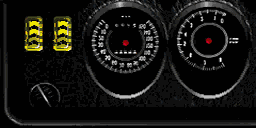
#> input picture texture-lab/src/zdash101.zdash101.png, 256 x 128 px; its folder holds only this picture in this run
$ python -i prepost.py   (imports and definitions only)
#> lines starting #> are read from the running program, lines starting #| are printed output that depends on the picture; after the words box and inside, x2 and y2 are one past the last pixel; in counts of white or black regions, pixels touching at a corner belong together
"""Pre/post-processing library for the I'76 texture-upscaling experiments (sprint 2026-10-03, agent U3).

Pure numpy/scipy/Pillow; no torch. Model inference lives in the harness (tools/upscale), this module only
prepares inputs for it and cleans up what comes back. Every function takes and returns numpy arrays:

    rgb   float32 HxWx3 in [0,1]      (load_rgb / save_rgb convert from/to 8-bit PNG)
    mask  bool HxW, True = opaque     (I'76 decodes colour index 0xFF as transparent, RGB 0,0,0)
    alpha float32 HxW in [0,1]        (a soft mask, e.g. a resized or model-upscaled one)

Contents
  bleed                 edge dilation of opaque colours into transparent pixels (halo prevention)
  resize, upscale_alpha_threshold, alpha_from_model, alpha_regenerate, key_fill
  dedither_prepass      MrFlibble's xBRZ 4x -> Gaussian 0.5 px -> sinc downscale; xBRZ is replaced by
                        Scale4x (EPX/AdvMAME, = Scale2x twice) because the only xBRZ package on PyPI
                        (xbrz.py) is sdist-only C++ and this machine has no compiler on PATH. Scale4x is
                        the same family (pattern-based, palette-exact, hard-edged); xBRZ additionally
                        anti-aliases its diagonals, which the 0.5 px blur partly stands in for.
  kuwahara              Kuwahara (4-quadrant, the Kuwahara-Nagao family) edge-preserving light denoise
  histogram_match, lut3d_fit / lut3d_apply / lut3d_match   colour match back to the original
  srgb_to_lab, delta_e2000, mean_delta_e
  palette_from_image, widen_palette, palette_lock
  halo_metrics, laplacian_variance
  contact_sheet         labelled grid for eyeballing (composited over a backdrop that shows halos)
"""
from __future__ import annotations

import numpy as np
from PIL import Image, ImageDraw
from scipy import ndimage as ndi

# ----------------------------------------------------------------------------------------------- I/O

# [23 lines left out: functions load_rgb, load_rgba, load_mask, not called in this run]


def to_u8(x):
    return np.clip(np.rint(np.asarray(x, dtype=np.float32) * 255.0), 0, 255).astype(np.uint8)


def save_rgb(path, rgb):
    Image.fromarray(to_u8(rgb), "RGB").save(path)


def save_rgba(path, rgb, alpha):
    a = np.asarray(alpha, dtype=np.float32)
    Image.fromarray(np.dstack([to_u8(rgb), to_u8(a)]), "RGBA").save(path)


def save_mask(path, mask):
    Image.fromarray(to_u8(np.asarray(mask, dtype=np.float32)), "L").save(path)


# -------------------------------------------------------------------------------------------- resize

_FILTERS = {
    "nearest": Image.NEAREST, "bilinear": Image.BILINEAR, "bicubic": Image.BICUBIC,
    "lanczos": Image.LANCZOS, "sinc": Image.LANCZOS, "box": Image.BOX, "area": Image.BOX,
    "hamming": Image.HAMMING,
}


def resize(img, w, h, method="lanczos"):
    """Float-precision resize (per channel through PIL mode 'F'; no 8-bit rounding in between).
    Lanczos/bicubic can overshoot; the result is clipped to [0,1]."""
    f = _FILTERS[method]
    a = np.asarray(img, dtype=np.float32)
    if a.ndim == 2:
        out = np.asarray(Image.fromarray(a, "F").resize((w, h), f), dtype=np.float32)
    else:
        out = np.dstack([np.asarray(Image.fromarray(np.ascontiguousarray(a[..., c]), "F").resize((w, h), f),
                                    dtype=np.float32) for c in range(a.shape[2])])
    return np.clip(out, 0.0, 1.0)


def rescale(img, factor, method="lanczos"):
    h, w = img.shape[:2]
    return resize(img, max(1, int(round(w * factor))), max(1, int(round(h * factor))), method)


# --------------------------------------------------------------------------------------------- alpha

_N8 = np.ones((3, 3), bool)


# [35 lines left out: functions bleed, key_fill, not called in this run]


_KEY_CANDIDATES = np.array([[1, 0, 1], [0, 1, 0], [0, 1, 1], [0, 0, 1], [1, 1, 0], [1, 0, 0], [0.5, 0, 1],
                            [0, 1, 0.5], [1, 0.5, 1]], np.float32)


# [10 lines left out: function pick_key, not called in this run]


def upscale_alpha_threshold(mask, w, h, method="bilinear", thr=0.5):
    """Separate-alpha path without a model: resize the binary mask with a smooth filter, then threshold."""
    return resize(np.asarray(mask, np.float32), w, h, method) >= thr


# [36 lines left out: functions alpha_from_model, palette_index, alpha_regenerate, not called in this run]


# --------------------------------------------------------------------------------------------- dither

def _scale2x(img):
    """Scale2x / EPX / AdvMAME2x on an HxWxC array, exact colour equality (palette art)."""
    P = np.asarray(img)
    pad = np.pad(P, ((1, 1), (1, 1), (0, 0)), mode="edge")
    A = pad[:-2, 1:-1]   # up
    B = pad[1:-1, 2:]    # right
    C = pad[1:-1, :-2]   # left
    D = pad[2:, 1:-1]    # down
    eq = lambda u, v: np.all(u == v, axis=2)[..., None]
    CA, AB, DC, BD = eq(C, A), eq(A, B), eq(D, C), eq(B, D)
    CD, BA = ~eq(C, D), ~eq(A, B)
    AC, BDn = ~eq(A, C), ~eq(B, D)
    E0 = np.where(CA & CD & BA, A, P)
    E1 = np.where(AB & AC & BDn, B, P)
    E2 = np.where(DC & BDn & AC, C, P)
    E3 = np.where(BD & BA & CD, D, P)
    h, w, c = P.shape
    out = np.empty((2 * h, 2 * w, c), P.dtype)
    out[0::2, 0::2], out[0::2, 1::2], out[1::2, 0::2], out[1::2, 1::2] = E0, E1, E2, E3
    return out


def scale4x(rgb):
    """Scale4x = Scale2x applied twice (the AdvMAME4x definition). Works on uint8-exact colours."""
    u8 = to_u8(rgb)
    return _scale2x(_scale2x(u8)).astype(np.float32) / 255.0


def dedither_prepass(rgb, sigma=0.5, down="lanczos"):
    """MrFlibble's deterministic de-dither: pattern 4x (Scale4x standing in for xBRZ 4x) -> Gaussian blur of
    `sigma` px at 4x -> sinc (Lanczos) downscale back to the original size. Use on bled RGB (transparent
    pixels already filled) so the blur does not drag black into the edge."""
    h, w = rgb.shape[:2]
    up = scale4x(rgb)
    if sigma > 0:
        up = np.dstack([ndi.gaussian_filter(up[..., c], sigma, mode="nearest") for c in range(3)])
    return resize(up, w, h, down)


# [35 lines left out: functions kuwahara, _shift, not called in this run]


# ---------------------------------------------------------------------------------------- colour space

def srgb_to_linear(c):
    c = np.asarray(c, np.float64)
    return np.where(c <= 0.04045, c / 12.92, ((c + 0.055) / 1.055) ** 2.4)


# [182 lines left out: functions srgb_to_lab, delta_e2000, mean_delta_e, delta_e_native, histogram_match, lut3d_fit and 5 more, not called in this run]


# --------------------------------------------------------------------------------------------- metrics

def luminance(rgb):
    return np.asarray(rgb, np.float32) @ np.array([0.2126, 0.7152, 0.0722], np.float32)


# [26 lines left out: function halo_metrics, not called in this run]


def laplacian_variance(rgb, mask=None):
    lap = ndi.laplace(luminance(rgb).astype(np.float64))
    return float(lap[np.asarray(mask, bool)].var() if mask is not None else lap.var())


# ------------------------------------------------------------------------------------------ visualising

# [38 lines left out: functions composite, contact_sheet, not called in this run]

>>> import cv2
>>> picture = cv2.imread('../../texture-lab/src/zdash101.zdash101.png')
#> picture is the input picture: shape (128, 256, 3); mean B, G, R 17.6, 20.9, 21.3
>>> result = dedither_prepass(picture)
#> in to_u8, `return np.clip(np.rint(np.asarray(x, dtype=np.float32) * 255.0), 0, 25..`:
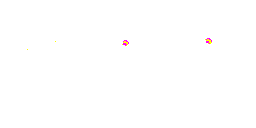
#> returned value: shape (128, 256, 3); mean of channels 0, 1, 2 254.8, 254.8, 255; drawn as B, G, R
#> in _scale2x, `CA, AB, DC, BD = eq(C, A), eq(A, B), eq(D, C), eq(B, D)`:
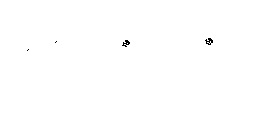
#> CA: shape (128, 256, 1) bool; 99.8% white; black in thin lines or dots, all inside (x1, y1, x2, y2) = (27, 38, 213, 51)
#> in _scale2x, `CA, AB, DC, BD = eq(C, A), eq(A, B), eq(D, C), eq(B, D)`: AB: shape (128, 256, 1) bool; 99.8% white; black in thin lines or dots, all inside (x1, y1, x2, y2) = (26, 38, 212, 51)
#> in _scale2x, `CA, AB, DC, BD = eq(C, A), eq(A, B), eq(D, C), eq(B, D)`: DC: shape (128, 256, 1) bool; 99.8% white; black in thin lines or dots, all inside (x1, y1, x2, y2) = (27, 37, 213, 50)
#> in _scale2x, `CA, AB, DC, BD = eq(C, A), eq(A, B), eq(D, C), eq(B, D)`: BD: shape (128, 256, 1) bool; 99.8% white; black in thin lines or dots, all inside (x1, y1, x2, y2) = (26, 37, 212, 50)
#> in _scale2x (call 2), `CA, AB, DC, BD = eq(C, A), eq(A, B), eq(D, C), eq(B, D)`:
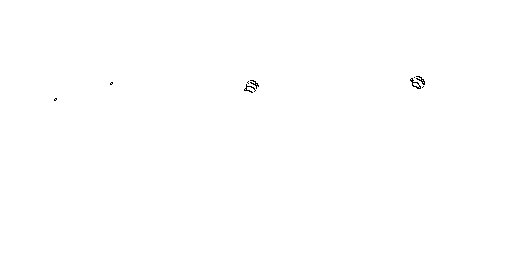
#> CA: shape (256, 512, 1) bool; 99.9% white; black in thin lines or dots, all inside (x1, y1, x2, y2) = (54, 76, 425, 101)
#> in _scale2x (call 2), `CA, AB, DC, BD = eq(C, A), eq(A, B), eq(D, C), eq(B, D)`:
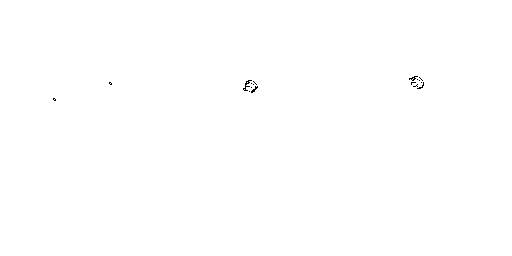
#> AB: shape (256, 512, 1) bool; 99.9% white; black in thin lines or dots, all inside (x1, y1, x2, y2) = (53, 76, 424, 101)
#> in _scale2x (call 2), `CA, AB, DC, BD = eq(C, A), eq(A, B), eq(D, C), eq(B, D)`:
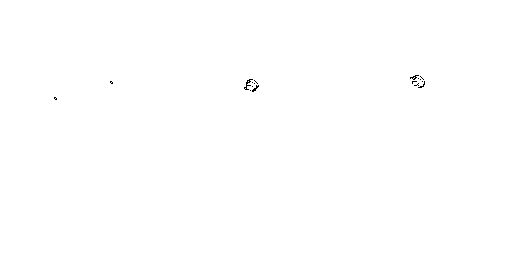
#> DC: shape (256, 512, 1) bool; 99.9% white; black in thin lines or dots, all inside (x1, y1, x2, y2) = (54, 75, 425, 100)
#> in _scale2x (call 2), `CA, AB, DC, BD = eq(C, A), eq(A, B), eq(D, C), eq(B, D)`:
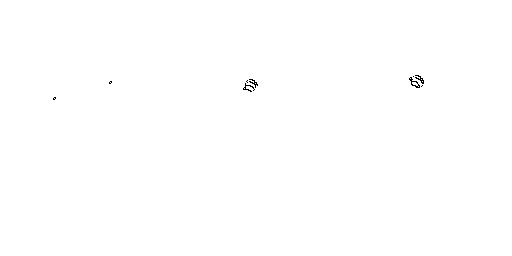
#> BD: shape (256, 512, 1) bool; 99.9% white; black in thin lines or dots, all inside (x1, y1, x2, y2) = (53, 75, 424, 100)
#> in resize, `out = np.dstack([np.asarray(Image.fromarray(np.ascontiguousarray(a[.....`:
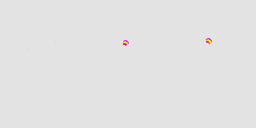
#> out: shape (128, 256, 3) float32; mean B, G, R 0.999, 0.999, 1; drawn with min black and max white
